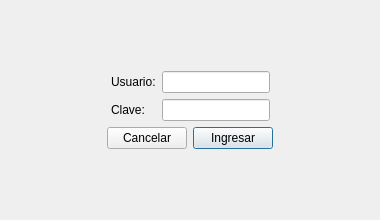
<?xml version="1.0" encoding="UTF-8"?>
<ui version="4.0">
 <class>LoginDialog</class>
 <widget class="QDialog" name="LoginDialog">
  <property name="geometry">
   <rect>
    <x>0</x>
    <y>0</y>
    <width>380</width>
    <height>220</height>
   </rect>
  </property>
  <property name="windowTitle">
   <string>Iniciar sesión</string>
  </property>
  <layout class="QVBoxLayout" name="verticalLayout">
   <item>
    <spacer name="verticalSpacerArriba">
     <property name="orientation">
      <enum>Qt::Orientation::Vertical</enum>
     </property>
     <property name="sizeType">
      <enum>QSizePolicy::Policy::Expanding</enum>
     </property>
     <property name="sizeHint" stdset="0">
      <size>
       <width>20</width>
       <height>40</height>
      </size>
     </property>
    </spacer>
   </item>
   <item>
    <layout class="QHBoxLayout" name="formCentrado">
     <item>
      <spacer name="horizontalSpacerIzq">
       <property name="orientation">
        <enum>Qt::Orientation::Horizontal</enum>
       </property>
       <property name="sizeType">
        <enum>QSizePolicy::Policy::Expanding</enum>
       </property>
       <property name="sizeHint" stdset="0">
        <size>
         <width>40</width>
         <height>20</height>
        </size>
       </property>
      </spacer>
     </item>
     <item>
      <layout class="QFormLayout" name="formLayout">
       <item row="0" column="0">
        <widget class="QLabel" name="labelUsuario">
         <property name="text">
          <string>Usuario:</string>
         </property>
        </widget>
       </item>
       <item row="0" column="1">
        <widget class="QLineEdit" name="lineUsuario"/>
       </item>
       <item row="1" column="0">
        <widget class="QLabel" name="labelClave">
         <property name="text">
          <string>Clave:</string>
         </property>
        </widget>
       </item>
       <item row="1" column="1">
        <widget class="QLineEdit" name="linePassword">
         <property name="echoMode">
          <enum>QLineEdit::EchoMode::Password</enum>
         </property>
        </widget>
       </item>
      </layout>
     </item>
     <item>
      <spacer name="horizontalSpacerDer">
       <property name="orientation">
        <enum>Qt::Orientation::Horizontal</enum>
       </property>
       <property name="sizeType">
        <enum>QSizePolicy::Policy::Expanding</enum>
       </property>
       <property name="sizeHint" stdset="0">
        <size>
         <width>40</width>
         <height>20</height>
        </size>
       </property>
      </spacer>
     </item>
    </layout>
   </item>
   <item>
    <layout class="QHBoxLayout" name="botonesLayout">
     <item>
      <spacer name="horizontalSpacerBotonesIzq">
       <property name="orientation">
        <enum>Qt::Orientation::Horizontal</enum>
       </property>
       <property name="sizeType">
        <enum>QSizePolicy::Policy::Expanding</enum>
       </property>
       <property name="sizeHint" stdset="0">
        <size>
         <width>40</width>
         <height>20</height>
        </size>
       </property>
      </spacer>
     </item>
     <item>
      <widget class="QPushButton" name="btnCancelar">
       <property name="text">
        <string>Cancelar</string>
       </property>
      </widget>
     </item>
     <item>
      <widget class="QPushButton" name="btnIngresar">
       <property name="text">
        <string>Ingresar</string>
       </property>
       <property name="default">
        <bool>true</bool>
       </property>
      </widget>
     </item>
     <item>
      <spacer name="horizontalSpacerBotonesDer">
       <property name="orientation">
        <enum>Qt::Orientation::Horizontal</enum>
       </property>
       <property name="sizeType">
        <enum>QSizePolicy::Policy::Expanding</enum>
       </property>
       <property name="sizeHint" stdset="0">
        <size>
         <width>40</width>
         <height>20</height>
        </size>
       </property>
      </spacer>
     </item>
    </layout>
   </item>
   <item>
    <spacer name="verticalSpacerAbajo">
     <property name="orientation">
      <enum>Qt::Orientation::Vertical</enum>
     </property>
     <property name="sizeType">
      <enum>QSizePolicy::Policy::Expanding</enum>
     </property>
     <property name="sizeHint" stdset="0">
      <size>
       <width>20</width>
       <height>40</height>
      </size>
     </property>
    </spacer>
   </item>
  </layout>
 </widget>
<resources/>
  <connections/>
  <tabstops>
   <tabstop>lineUsuario</tabstop>
   <tabstop>linePassword</tabstop>
   <tabstop>btnIngresar</tabstop>
   <tabstop>btnCancelar</tabstop>
  </tabstops>
</ui>
